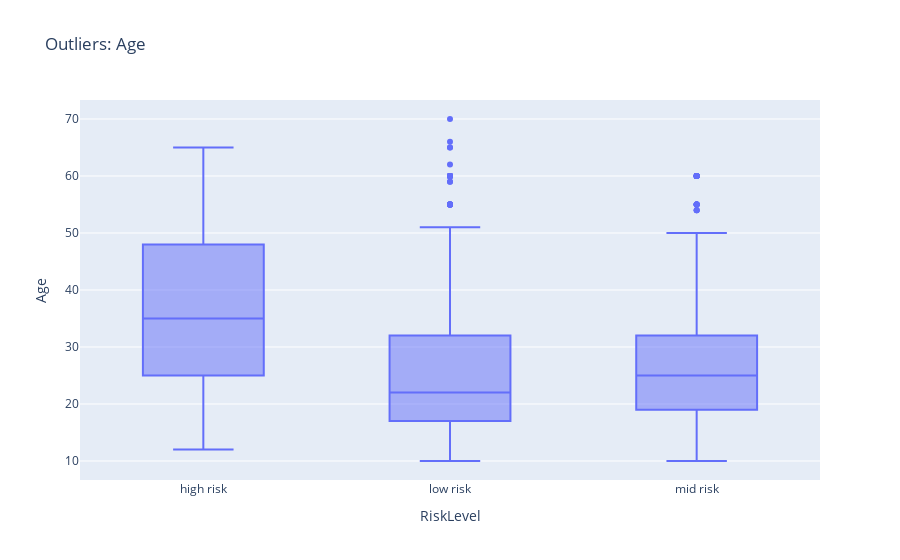
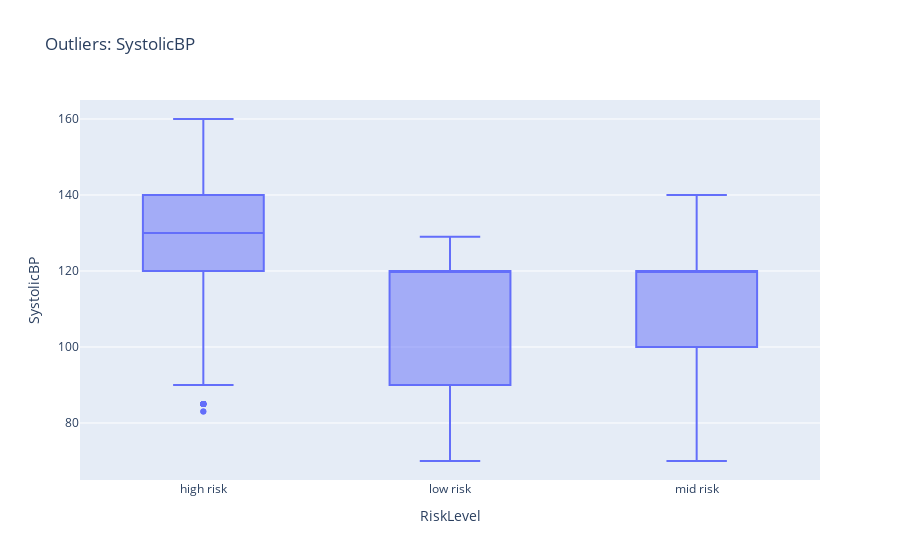

Here is the notebook cell these charts were saved with, in order:
### Code cell
for col in features:
    fig = px.box(df, x="RiskLevel", y=col, title=f"Outliers: {col}")
    fig.show()

### Figure 1 — Plotly figure (JSON) as saved in the notebook; plotly's stock layout.template omitted (floating-point values rounded to 4 significant figures; data arrays with more than 128 entries replaced by an {"elided": "..."} marker saying what was removed)
{"data": [{"alignmentgroup": "True", "hovertemplate": "RiskLevel=%{x}<br>Age=%{y}<extra></extra>", "legendgroup": "", "marker": {"color": "#636efa"}, "name": "", "notched": false, "offsetgroup": "", "orientation": "v", "showlegend": false, "type": "box", "x": {"elided": "1014 str values"}, "x0": " ", "xaxis": "x", "y": {"elided": "1014 int values"}, "y0": " ", "yaxis": "y"}], "layout": {"boxmode": "group", "legend": {"tracegroupgap": 0}, "title": {"text": "Outliers: Age"}, "xaxis": {"anchor": "y", "domain": [0, 1], "title": {"text": "RiskLevel"}}, "yaxis": {"anchor": "x", "domain": [0, 1], "title": {"text": "Age"}}}}

### Figure 2 — Plotly figure (JSON) as saved in the notebook; plotly's stock layout.template omitted (floating-point values rounded to 4 significant figures; data arrays with more than 128 entries replaced by an {"elided": "..."} marker saying what was removed)
{"data": [{"alignmentgroup": "True", "hovertemplate": "RiskLevel=%{x}<br>SystolicBP=%{y}<extra></extra>", "legendgroup": "", "marker": {"color": "#636efa"}, "name": "", "notched": false, "offsetgroup": "", "orientation": "v", "showlegend": false, "type": "box", "x": {"elided": "1014 str values"}, "x0": " ", "xaxis": "x", "y": {"elided": "1014 int values"}, "y0": " ", "yaxis": "y"}], "layout": {"boxmode": "group", "legend": {"tracegroupgap": 0}, "title": {"text": "Outliers: SystolicBP"}, "xaxis": {"anchor": "y", "domain": [0, 1], "title": {"text": "RiskLevel"}}, "yaxis": {"anchor": "x", "domain": [0, 1], "title": {"text": "SystolicBP"}}}}
